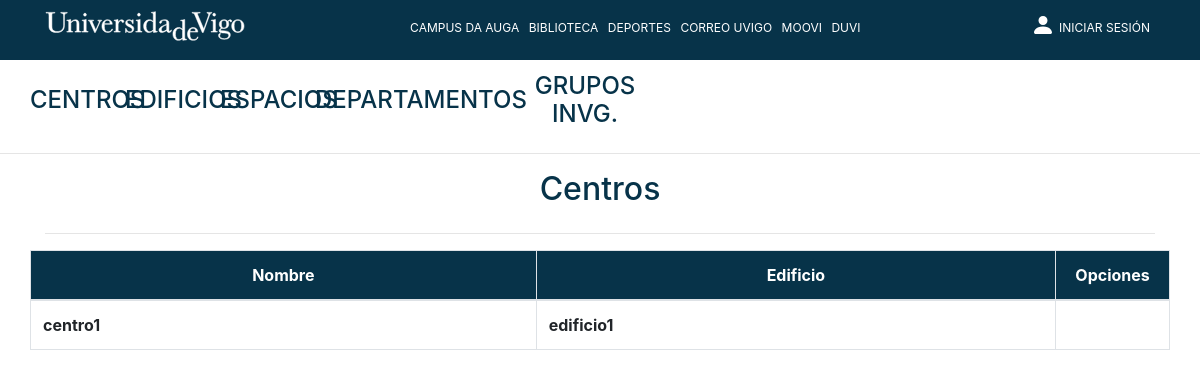
/Controllers/Centro_Controller.php?action=showall, run on an earlier commit of the app's database.
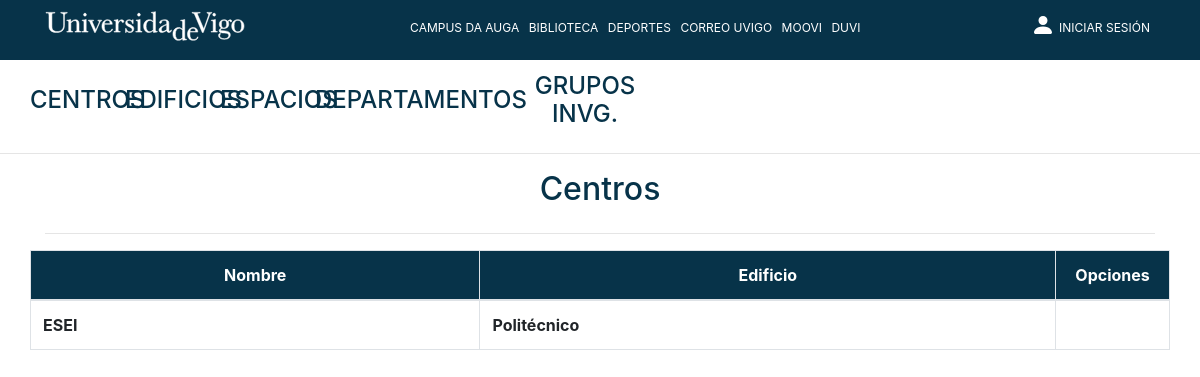
And on a later commit of the database.
### tables this page shows
CREATE TABLE `centro` (
	`centro_id` int NOT NULL AUTO_INCREMENT,
	`nombre_centro` VARCHAR(70) NOT NULL,
	`edificio_centro` int NOT NULL,
	PRIMARY KEY	(`centro_id`)
);

### Models/CENTRO_Model.php (called while the page is built, shortened)
<?php
include_once 'Access_DB.php';
class CENTRO_Model{
    private $db;
    var $centro_id;
    var $nombre_centro;
    function __construct($centro_id,
                         $nombre_centro,
                         $edificio_centro){
        $this->centro_id = $centro_id;
        $this->nombre_centro = $nombre_centro;
        $this->db = PDOConnection::getInstance();
    }
    function SHOWALL(){
        $stmt = $this->db->prepare("SELECT * FROM centro");
        $stmt->execute();
        $centros_db = $stmt->fetchAll(PDO::FETCH_ASSOC);
        $allcentros = array();
        foreach ($centros_db as $centro){
            array_push($allcentros,
                new CENTRO_Model(
                    $centro['centro_id'],$centro['nombre_centro'],$centro['edificio_centro']
                )
            );
        }
        return $allcentros;
    }
    function getNombreCentro(){
        return $this->nombre_centro;
    }
    public function getCentroId()
    {
        return $this->centro_id;
    }
}
?>

### Models/Access_DB.php (called while the page is built)
<?php
class PDOConnection
{
    private static $dbhost = "127.0.0.1";
    private static $dbname = "hauga";
    private static $dbuser = "admin_hauga";
    private static $dbpass = "admin_hauga";
    private static $db_singleton = null;
    public static function getInstance()
    {
        if (self::$db_singleton == null) {
            self::$db_singleton = new PDO(
                "mysql:host=" . self::$dbhost . ";dbname=" . self::$dbname . ";charset=utf8",
                self::$dbuser,
                self::$dbpass,
                array(
                    PDO::ATTR_EMULATE_PREPARES => false,
                    PDO::ATTR_ERRMODE => PDO::ERRMODE_EXCEPTION
                )
            );
        }
        return self::$db_singleton;
    }
}
?>

### Views/CENTRO_SHOWALL_View.php (the view, shortened to what this page needs)
<?php
class CENTRO_SHOWALL_View{
    var $arrayCentros;
    var $nombreEdificios;
    function __construct($arrayCentros, $nombreEdificios , $numPag)
    {
        $this->arrayCentros = $arrayCentros;
        $this->nombreEdificios = $nombreEdificios;
        $this->render();
    }
    function render(){
        include '../Views/Header.php';
        ?>
        <div class="container">
            <div class="row align-self-center">
                <div class="col text-left">
                </div>
                <div class="col align-self-center">
                    <h2 class="text-center textoAzul">Centros</h2>
                </div>
                <div class="col text-right">
                </div>
            </div>
            <?php
                if(sizeof($this->arrayCentros) == 0){
                    echo "No existen centros";
                }
                else{
            ?>
            <hr>
            <div class="row">
                <table class="table table-bordered">
                    <thead>
                    <tr class="text-center" style="color: white;background-color: #073349;">
                        <th scope="col">Nombre</th>
                        <th scope="col">Edificio</th>
                        <th style="width: 10%" scope="col">Opciones</th>
                    </tr>
                    </thead>
                    <tbody>
                    <?php
                    foreach($this->arrayCentros as $centro){ ?>
                        <tr>
                            <th scope="row"><?=$centro->getNombreCentro()?></th>
                            <th><?=$this->nombreEdificios[$centro->getCentroId()]?></th>
                            <th style="text-align: center">
                            </th>
                        </tr>
                        <?php
                    }
                    ?>
                    </tbody>
                </table>
            </div>
                    <?php
                }
            ?>
        <?php
    }
}

What changed in the data, as far as the page shows it:
changed centro: nombre_centro "centro1" → "ESEI"; centro_id "edificio1" → "Politécnico"
